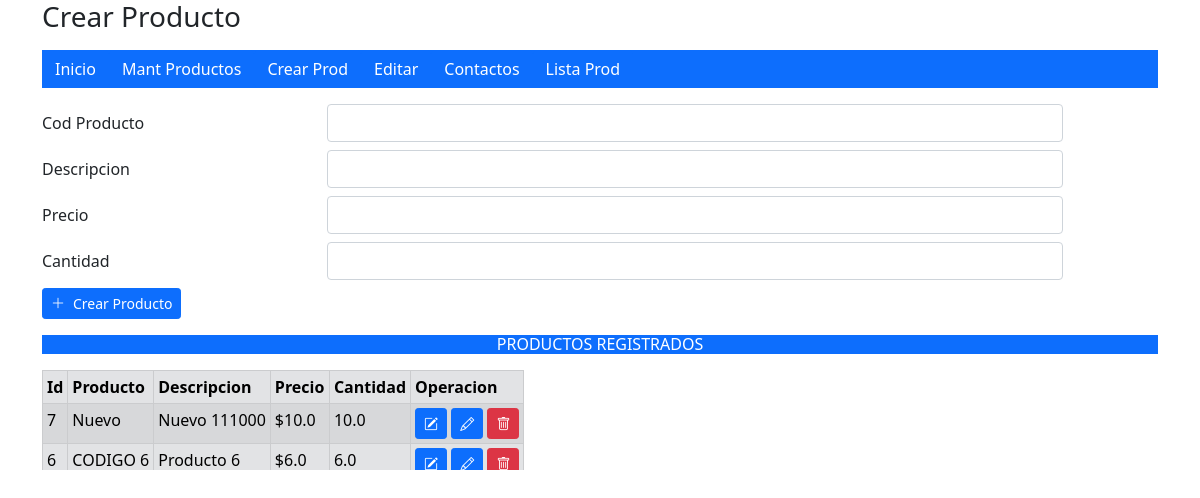
The app's page /crud, older data.
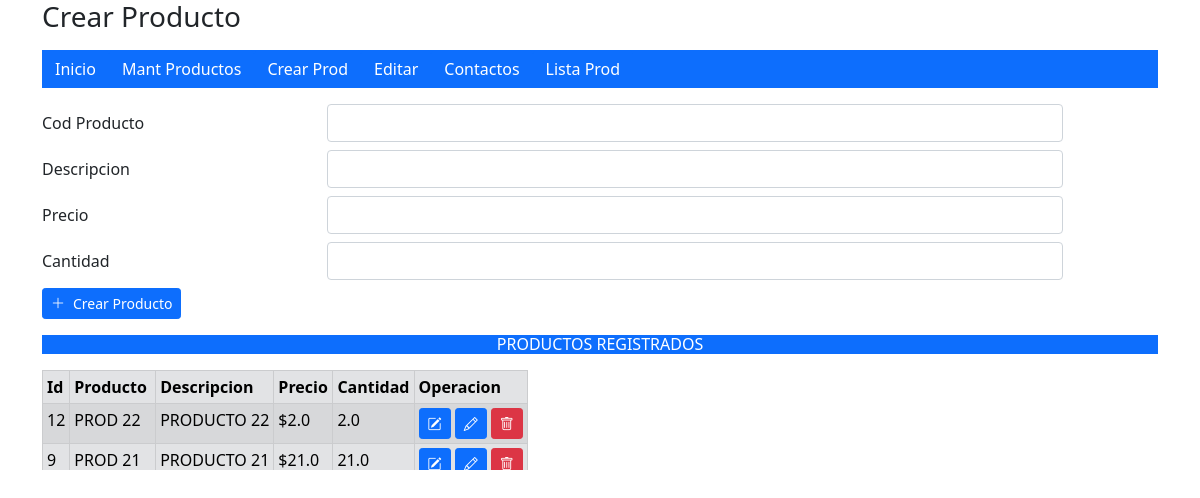
The same page, newer data.
### tables this page shows
CREATE TABLE productos (
                    id INTEGER PRIMARY KEY AUTOINCREMENT,
                    codiprod TEXT NOT NULL,
                    descprod TEXT NOT NULL,
                    precprod REAL NOT NULL,
                    cantstoc REAL NOT NULL);

### app.py (the view, shortened to what this page needs)
@app.route('/crud', methods=["GET", "POST"])
def crud_producto():
    modo = request.args.get('modo',None)
    accion = request.form.get('accion',None)
    id = request.args.get('id',None)
    print('modo:', modo)
    print('accion:', accion)
    print('request.method ',request.method)
    if request.method == "GET":
        datos = crud_prod.get_productos()
        if id and id != None:
            dato  = crud_prod.sel_producto(id)
            print('dato:', dato)
            return render_template('crud_producto.html', productos=datos, prod=dato, modo=modo)
        else:
            return render_template('crud_producto.html', productos=datos, modo=modo)

### crud_prod.py (called while the page is built)
def get_db():
    conn = sqlite3.connect(DATABASE)
    conn.row_factory = sqlite3.Row
    return conn

def get_productos():
    conn= get_db()
    cursor = conn.cursor()
    SQL='''SELECT * FROM productos  ORDER BY id DESC '''
    cursor.execute(SQL)
    datos = cursor.fetchall()
    close_db(conn)
    return datos

### templates/crud_producto.html (shortened to what this page needs)
{% extends 'base.html' %}
{% block titulo %}
<h3> {{ 'Crear ' if not modo else 'Editar '}}  Producto</h3>
{% endblock%}
{% block contenido %}
    <form id="producto" action="{{ url_for('crud_producto') }}" method="POST">
        <div class="row mb-2">
            <label for="codiprod" class="col-sm-3 col-form-label">Cod Producto</label>
            <div class="col-sm-8">
                <input type="text" name="codiprod" class="form-control" id="codiprod" value="{{ prod[1] if prod else '' }} " required>
            </div>
        </div>
        <div class="row mb-2">
            <label for="descprod" class="col-sm-3 col-form-label">Descripcion</label>
            <div class="col-sm-8">
                <input type="text" name="descprod" class="form-control" id="descprod" value="{{ prod[2] if prod else '' }}" required>
            </div>
        </div>
        <div class="row mb-2">
            <label for="precprod" class="col-sm-3 col-form-label">Precio</label>
            <div class="col-sm-8">
                <input type="number" name="precprod" class="form-control" id="precprod" value="{{ prod[3] if prod else '' }}">
            </div>
        </div>
        <div class="row mb-2">
            <label for="cantstoc" class="col-sm-3 col-form-label">Cantidad</label>
            <div class="col-sm-8">
                <input type="number" name="cantstoc" class="form-control" id="cantstoc" value="{{ prod[4] if prod else '' }}">
            </div>
        </div>
        <div class="col-auto">
            {% if not modo %}
                <button id="btn_crear" name="accion" value="ins" type="submit" class="btn btn-primary btn-sm"><i class="bi bi-plus-lg me-2"></i>Crear Producto</button>
            {% endif %}
        </div>
    </form>
    <h6 class="mt-3 mb-3 bg-primary text-center text-white">PRODUCTOS REGISTRADOS</h6>
    <div class="table-responsive">
        <table class="table table-secondary table-striped table-hover table-bordered table-sm">
            <thead>
                <tr>
                    <th scope="col">Id</th>
                    <th scope="col">Producto</th>
                    <th scope="col">Descripcion</th>
                    <th scope="col">Precio</th>
                    <th scope="col">Cantidad</th>
                    <th scope="col">Operacion</th>
                </tr>
            </thead>
            <tbody>
                {% for producto in productos %}
                <tr>
                    <td> {{ producto[0] }}</td>
                    <td> {{ producto[1] }}</td>
                    <td> {{ producto[2] }}</td>
                    <td>${{ producto[3] }}</td>
                    <td> {{ producto[4] }}</td>
                    <td>
                        <a class="btn btn-primary btn-sm" href="{{ url_for('crud_producto', id=producto[0], modo='con') }}"><i class="bi bi-pencil-square "></i></a>
                        <a class="btn btn-primary btn-sm" href="{{ url_for('producto', id=producto[0], modo='con') }}"><i class="bi bi-pencil "></i></a>
                        <a class="btn btn-danger btn-sm"  href="{{ url_for('crud_producto', id=producto[0], modo='con') }}"><i class="bi bi-trash"></i></a>
                    </td>
                </tr>
                {% endfor %}
            </tbody>
        </table>
    </div>
{% endblock %}

Row changes from the older to the newer data that the page shows:
no longer on this page (row unchanged): productos: id "7", codiprod "Nuevo", descprod "Nuevo 111000", precprod "10.0", cantstoc "10.0"
no longer on this page (row unchanged): productos: id "6", codiprod "CODIGO 6", descprod "Producto 6", precprod "6.0", cantstoc "6.0"
added productos: id "12", codiprod "PROD 22", descprod "PRODUCTO 22", precprod "2.0", cantstoc "2.0"
added productos: id "9", codiprod "PROD 21", descprod "PRODUCTO 21", precprod "21.0", cantstoc "21.0"
